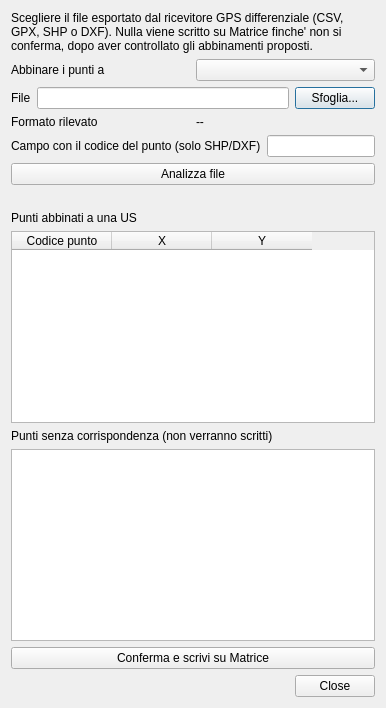
<?xml version="1.0" encoding="UTF-8"?>
<ui version="4.0">
 <class>GpsImportDialogBase</class>
 <widget class="QDialog" name="GpsImportDialogBase">
  <property name="windowTitle">
   <string>Importa rilievo GPS</string>
  </property>
  <layout class="QVBoxLayout" name="mainLayout">
   <item>
    <widget class="QLabel" name="infoLabel">
     <property name="text">
      <string>Scegliere il file esportato dal ricevitore GPS differenziale (CSV, GPX, SHP o DXF). Nulla viene scritto su Matrice finche' non si conferma, dopo aver controllato gli abbinamenti proposti.</string>
     </property>
     <property name="wordWrap">
      <bool>true</bool>
     </property>
    </widget>
   </item>
   <item>
    <layout class="QHBoxLayout" name="entitaLayout">
     <item>
      <widget class="QLabel" name="entitaLabel">
       <property name="text">
        <string>Abbinare i punti a</string>
       </property>
      </widget>
     </item>
     <item>
      <widget class="QComboBox" name="entitaCombo"/>
     </item>
    </layout>
   </item>
   <item>
    <layout class="QHBoxLayout" name="fileLayout">
     <item>
      <widget class="QLabel" name="fileLabel">
       <property name="text">
        <string>File</string>
       </property>
      </widget>
     </item>
     <item>
      <widget class="QLineEdit" name="fileEdit">
       <property name="readOnly">
        <bool>true</bool>
       </property>
      </widget>
     </item>
     <item>
      <widget class="QPushButton" name="browseButton">
       <property name="text">
        <string>Sfoglia...</string>
       </property>
      </widget>
     </item>
    </layout>
   </item>
   <item>
    <layout class="QHBoxLayout" name="formatoLayout">
     <item>
      <widget class="QLabel" name="formatoTitleLabel">
       <property name="text">
        <string>Formato rilevato</string>
       </property>
      </widget>
     </item>
     <item>
      <widget class="QLabel" name="formatoLabel">
       <property name="text">
        <string>--</string>
       </property>
      </widget>
     </item>
    </layout>
   </item>
   <item>
    <layout class="QHBoxLayout" name="campoCodiceLayout">
     <item>
      <widget class="QLabel" name="campoCodiceLabel">
       <property name="text">
        <string>Campo con il codice del punto (solo SHP/DXF)</string>
       </property>
      </widget>
     </item>
     <item>
      <widget class="QLineEdit" name="campoCodiceEdit"/>
     </item>
    </layout>
   </item>
   <item>
    <widget class="QPushButton" name="analyzeButton">
     <property name="text">
      <string>Analizza file</string>
     </property>
    </widget>
   </item>
   <item>
    <widget class="QLabel" name="statusLabel">
     <property name="wordWrap">
      <bool>true</bool>
     </property>
    </widget>
   </item>
   <item>
    <widget class="QLabel" name="matchesLabel">
     <property name="text">
      <string>Punti abbinati a una US</string>
     </property>
    </widget>
   </item>
   <item>
    <widget class="QTableWidget" name="matchesTable">
     <property name="columnCount">
      <number>3</number>
     </property>
     <property name="editTriggers">
      <set>QAbstractItemView::NoEditTriggers</set>
     </property>
     <column>
      <property name="text">
       <string>Codice punto</string>
      </property>
     </column>
     <column>
      <property name="text">
       <string>X</string>
      </property>
     </column>
     <column>
      <property name="text">
       <string>Y</string>
      </property>
     </column>
    </widget>
   </item>
   <item>
    <widget class="QLabel" name="unmatchedLabel">
     <property name="text">
      <string>Punti senza corrispondenza (non verranno scritti)</string>
     </property>
    </widget>
   </item>
   <item>
    <widget class="QListWidget" name="unmatchedListWidget"/>
   </item>
   <item>
    <widget class="QPushButton" name="confirmButton">
     <property name="text">
      <string>Conferma e scrivi su Matrice</string>
     </property>
    </widget>
   </item>
   <item>
    <widget class="QDialogButtonBox" name="buttonBox">
     <property name="standardButtons">
      <set>QDialogButtonBox::Close</set>
     </property>
    </widget>
   </item>
  </layout>
 </widget>
</ui>
